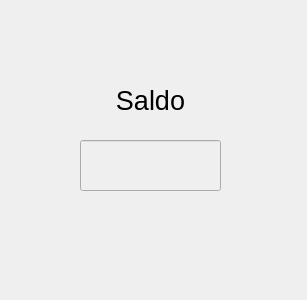
<?xml version="1.0" encoding="UTF-8"?>
<ui version="4.0">
 <class>saldo</class>
 <widget class="QDialog" name="saldo">
  <property name="geometry">
   <rect>
    <x>0</x>
    <y>0</y>
    <width>307</width>
    <height>300</height>
   </rect>
  </property>
  <property name="windowTitle">
   <string>Dialog</string>
  </property>
  <widget class="QLabel" name="label">
   <property name="geometry">
    <rect>
     <x>90</x>
     <y>80</y>
     <width>121</width>
     <height>41</height>
    </rect>
   </property>
   <property name="font">
    <font>
     <pointsize>20</pointsize>
    </font>
   </property>
   <property name="text">
    <string>Saldo</string>
   </property>
   <property name="alignment">
    <set>Qt::AlignmentFlag::AlignCenter</set>
   </property>
  </widget>
  <widget class="QLineEdit" name="lineEditSaldo">
   <property name="enabled">
    <bool>false</bool>
   </property>
   <property name="geometry">
    <rect>
     <x>80</x>
     <y>140</y>
     <width>141</width>
     <height>51</height>
    </rect>
   </property>
  </widget>
 </widget>
 <resources/>
 <connections/>
</ui>
